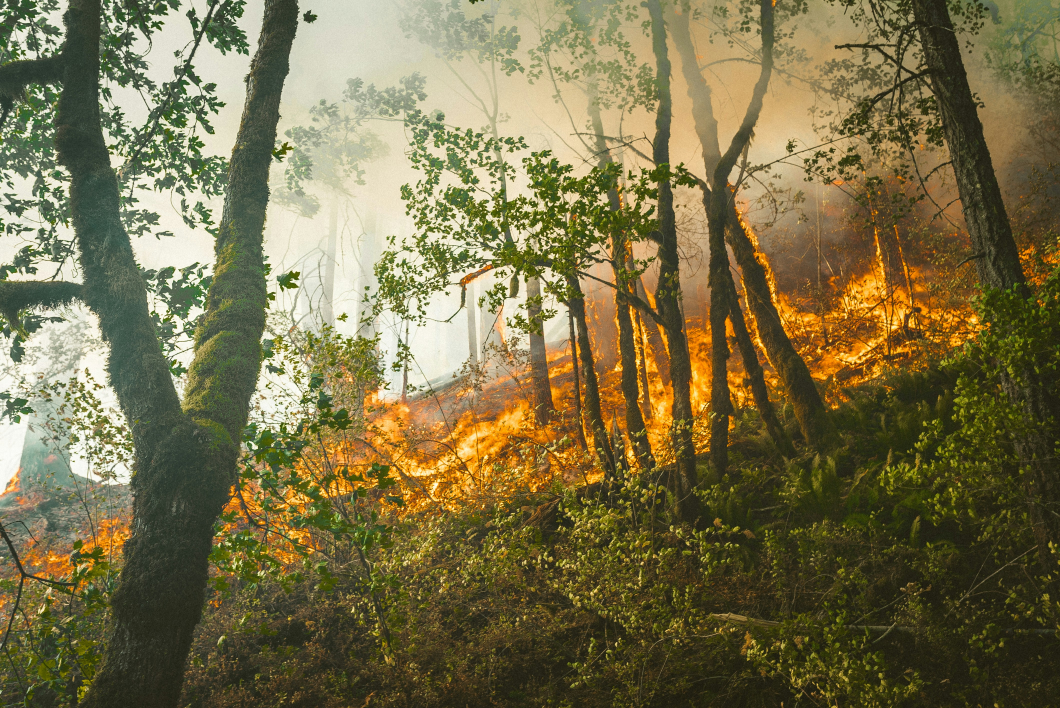
#> input picture project-showcase/fire-image.jpg, 4240 x 2832 px (shown at 1/4 size)
$ python -i thermal_threshold.py   (imports and definitions only)
#> lines starting #> are read from the running program, lines starting #| are printed output that depends on the picture; after the words box and inside, x2 and y2 are one past the last pixel; in counts of white or black regions, pixels touching at a corner belong together
# src/segmentation/thermal_threshold.py

import cv2
import numpy as np
import warnings


def thermal_to_gray(thermal_frame):
    if thermal_frame is None:
        raise ValueError("thermal_frame is None")

    if len(thermal_frame.shape) == 3:
        if thermal_frame.shape[2] >= 3:
            b = thermal_frame[:, :, 0].astype(np.float32)
            g = thermal_frame[:, :, 1].astype(np.float32)
            r = thermal_frame[:, :, 2].astype(np.float32)
            channel_delta = max(float(np.mean(np.abs(b - g))), float(np.mean(np.abs(g - r))))
            if channel_delta > 2.0:
                warnings.warn(
                    "Thermal frame appears to be color-mapped. Thresholding will use grayscale brightness, "
                    "not calibrated temperature.",
                    RuntimeWarning,
                    stacklevel=2,
                )
        return cv2.cvtColor(thermal_frame, cv2.COLOR_BGR2GRAY)

    return thermal_frame


def normalize_thermal_frame(thermal_frame):
    """
    Thermal frame'i 0-255 aralığına normalize eder.
    Hem grayscale hem renkli görüntüler için çalışır.
    """

    thermal_frame = thermal_to_gray(thermal_frame)

    thermal = thermal_frame.astype(np.float32)

    finite_mask = np.isfinite(thermal)

    if not finite_mask.any():
        return np.zeros_like(thermal_frame, dtype=np.uint8)

    valid_pixels = thermal[finite_mask]

    p2 = np.percentile(valid_pixels, 2)
    p98 = np.percentile(valid_pixels, 98)

    if p98 - p2 < 1e-6:
        return np.zeros_like(thermal_frame, dtype=np.uint8)

    thermal = np.clip(thermal, p2, p98)
    thermal = (thermal - p2) / (p98 - p2)
    thermal = (thermal * 255).astype(np.uint8)

    return thermal


def create_fire_mask_from_thermal(
    thermal_frame,
    threshold_value=210,
    min_area=150,
    kernel_size=11,
    threshold_mode="percentile",
    percentile_value=96,
    use_strong_closing=False,
    dilate_iterations=1
):
    """
    Thermal frame üzerinden yangın maskesi çıkarır.

    threshold_mode:
        "fixed"      -> raw thermal/grayscale değerinde threshold_value kullanır
        "absolute"   -> fixed ile aynı; okunabilirlik için alias
        "percentile" -> raw thermal/grayscale görüntünün üst yüzdesini alır
        "hybrid"     -> percentile eşiği ile threshold_value değerinin büyüğünü alır

    percentile_value:
        97 -> görüntünün en parlak üst %3 kısmını alır
        96 -> görüntünün en parlak üst %4 kısmını alır
        95 -> görüntünün en parlak üst %5 kısmını alır

    min_area:
        Küçük gürültü parçalarını silmek için minimum piksel alanı.

    kernel_size:
        Yangın parçalarını birleştirmek için kullanılan closing kernel boyutu.
        Parçalı görünüm varsa artır:
            7  -> hafif
            9  -> orta
            11 -> önerilen
            13 -> güçlü
            15 -> çok güçlü

    use_strong_closing:
        True olursa daha güçlü birleştirme yapar.

    dilate_iterations:
        Parçaları biraz büyütüp yakın bölgeleri birleştirir.
        0 -> genişletme yok
        1 -> önerilen
        2 -> daha güçlü ama alanı fazla büyütebilir
    """

    thermal_gray = thermal_to_gray(thermal_frame)
    thermal_raw = thermal_gray.astype(np.float32)
    finite_mask = np.isfinite(thermal_raw)
    thermal_norm = normalize_thermal_frame(thermal_gray)

    if not finite_mask.any():
        return np.zeros_like(thermal_norm, dtype=np.uint8), thermal_norm

    valid_pixels = thermal_raw[finite_mask]

    # Threshold değerini belirle
    if threshold_mode == "percentile":
        threshold_value = float(np.percentile(valid_pixels, percentile_value))

    elif threshold_mode in ("fixed", "absolute"):
        threshold_value = float(threshold_value)

    elif threshold_mode == "hybrid":
        percentile_threshold = float(np.percentile(valid_pixels, percentile_value))
        threshold_value = max(float(threshold_value), percentile_threshold)

    else:
        raise ValueError(
            "threshold_mode sadece 'fixed', 'absolute', 'percentile' veya 'hybrid' olabilir."
        )

    # Sıcak bölgeleri binary maskeye çevir
    mask = ((thermal_raw >= float(threshold_value)) & finite_mask).astype(np.uint8) * 255

    # 1) Küçük tekil gürültüleri temizle
    open_kernel = cv2.getStructuringElement(
        cv2.MORPH_ELLIPSE,
        (3, 3)
    )

    mask = cv2.morphologyEx(
        mask,
        cv2.MORPH_OPEN,
        open_kernel
    )

    pre_min_area = max(1, int(min_area) // 4)
    mask = remove_small_components(mask, pre_min_area)

    # 2) Parçalı yangın alanlarını birleştir
    if use_strong_closing:
        close_size = max(kernel_size, 15)
    else:
        close_size = kernel_size

    # Kernel boyutu tek sayı olsun
    if close_size % 2 == 0:
        close_size += 1

    close_kernel = cv2.getStructuringElement(
        cv2.MORPH_ELLIPSE,
        (close_size, close_size)
    )

    mask = cv2.morphologyEx(
        mask,
        cv2.MORPH_CLOSE,
        close_kernel
    )

    # 3) Yakın parçalar hâlâ kopuksa biraz genişlet
    if dilate_iterations > 0:
        dilate_kernel = cv2.getStructuringElement(
            cv2.MORPH_ELLIPSE,
            (5, 5)
        )

        mask = cv2.dilate(
            mask,
            dilate_kernel,
            iterations=dilate_iterations
        )

    # 4) Connected component ile küçük alanları temizle
    cleaned_mask = remove_small_components(mask, min_area)

    return cleaned_mask, thermal_norm


def remove_small_components(mask, min_area):
    num_labels, labels, stats, _ = cv2.connectedComponentsWithStats(
        mask.astype(np.uint8),
        connectivity=8
    )

    cleaned_mask = np.zeros_like(mask, dtype=np.uint8)

    for label_id in range(1, num_labels):
        area = int(stats[label_id, cv2.CC_STAT_AREA])
        if area >= int(min_area):
            cleaned_mask[labels == label_id] = 255

    return cleaned_mask

>>> import cv2
>>> picture = cv2.imread('../../project-showcase/fire-image.jpg')
#> picture is the input picture: shape (2832, 4240, 3); mean B, G, R 73.6, 112.2, 121.4
>>> result = create_fire_mask_from_thermal(picture)
#> in thermal_to_gray, `r = thermal_frame[:, :, 2].astype(np.float32)`:
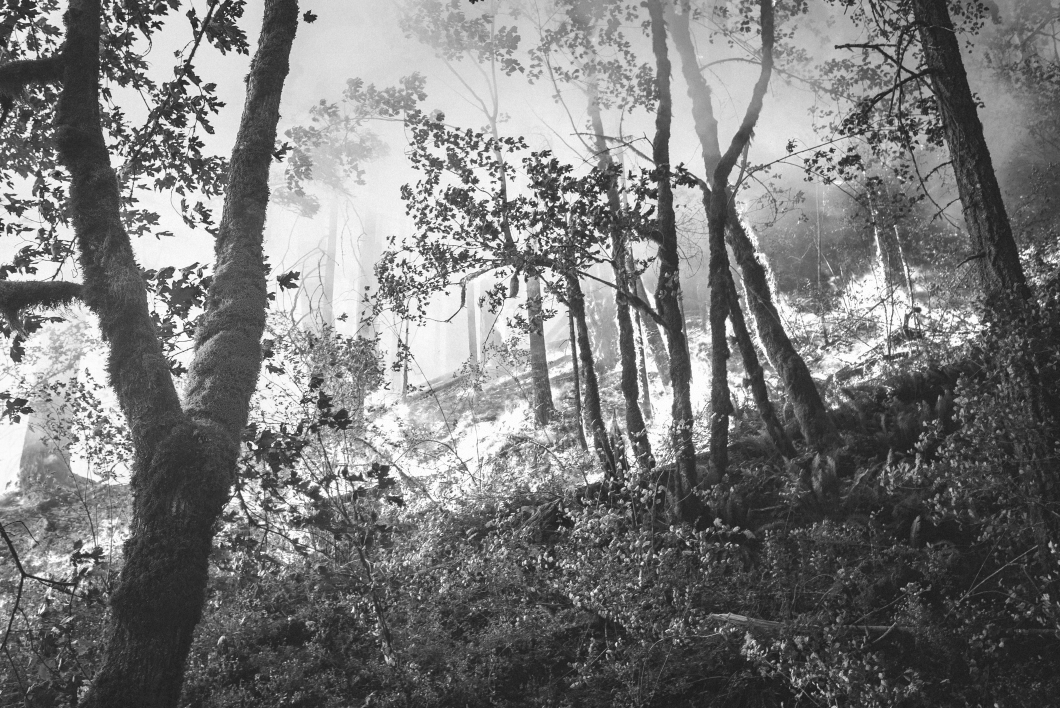
#> r: shape (2832, 4240) float32 (shown at 1/4 size); min 14, max 255, mean 121.4
#> in thermal_to_gray, `channel_delta = max(float(np.mean(np.abs(b - g))), float(np.mean(np.ab..`: channel_delta = 38.68
#> in create_fire_mask_from_thermal, `finite_mask = np.isfinite(thermal_raw)`: finite_mask: shape (2832, 4240) bool; every value is 1
#> in normalize_thermal_frame, `p2 = np.percentile(valid_pixels, 2)`: p2 = 31
#> in normalize_thermal_frame, `p98 = np.percentile(valid_pixels, 98)`: p98 = 242
#> in normalize_thermal_frame, `thermal = (thermal - p2) / (p98 - p2)`:
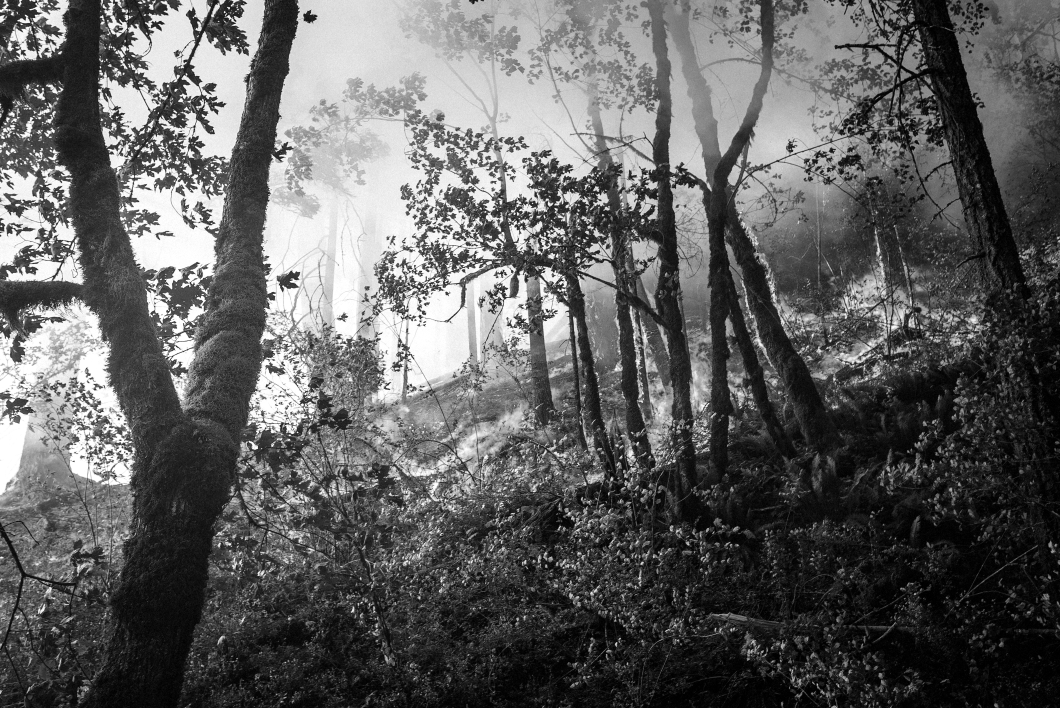
#> thermal: shape (2832, 4240) float32 (shown at 1/4 size); min 0, max 1, mean 0.377
#> in create_fire_mask_from_thermal, `threshold_value = float(np.percentile(valid_pixels, percentile_value))`: threshold_value = 236
#> in create_fire_mask_from_thermal, `mask = ((thermal_raw >= float(threshold_value)) & finite_mask).astype(..`:
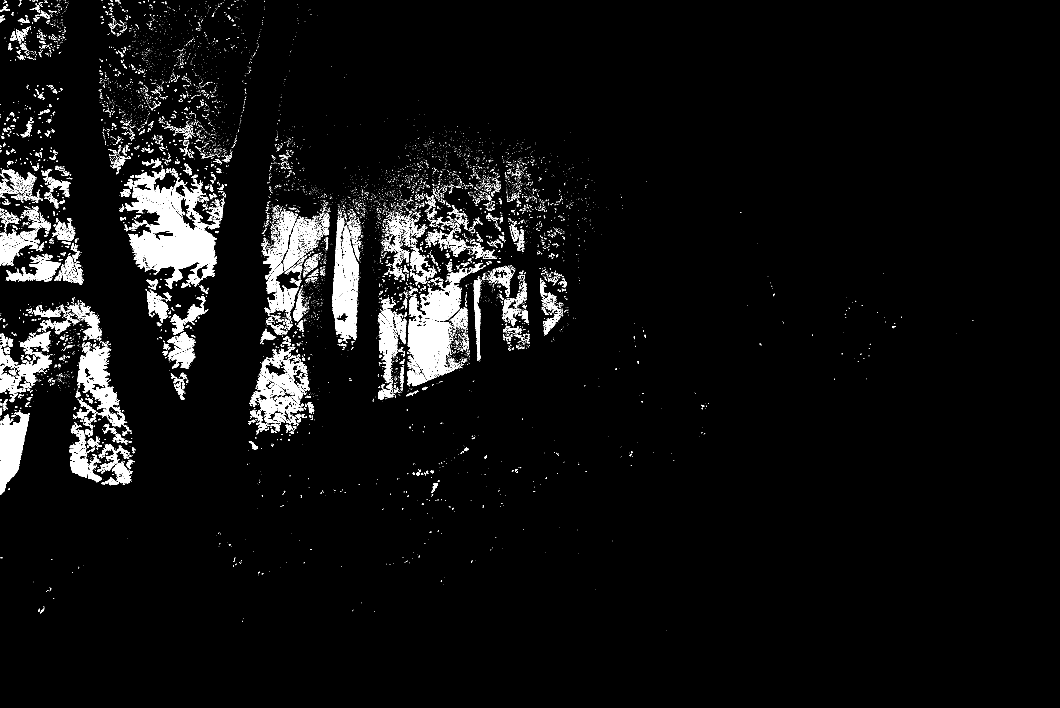
#> mask: shape (2832, 4240) (shown at 1/4 size); 4.2% white; 14817 white regions (13154 under 20 px), largest, box (x1, y1, x2, y2) and area: (502, 675, 868, 1156) 62468, (1635, 1271, 1806, 1523) 22974, (0, 1649, 117, 1979) 22226
#> in create_fire_mask_from_thermal, `mask = cv2.morphologyEx( mask, cv2.MORPH_OPEN, open_kernel )`: mask: shape (2832, 4240); 3.3% white; 4488 white regions (3078 under 20 px), largest, box (x1, y1, x2, y2) and area: (502, 794, 867, 1156) 50321, (0, 1649, 117, 1979) 22112, (1635, 1276, 1800, 1500) 20068
#> in remove_small_components, `num_labels, labels, stats, _ = cv2.connectedComponentsWithStats( mask...`:
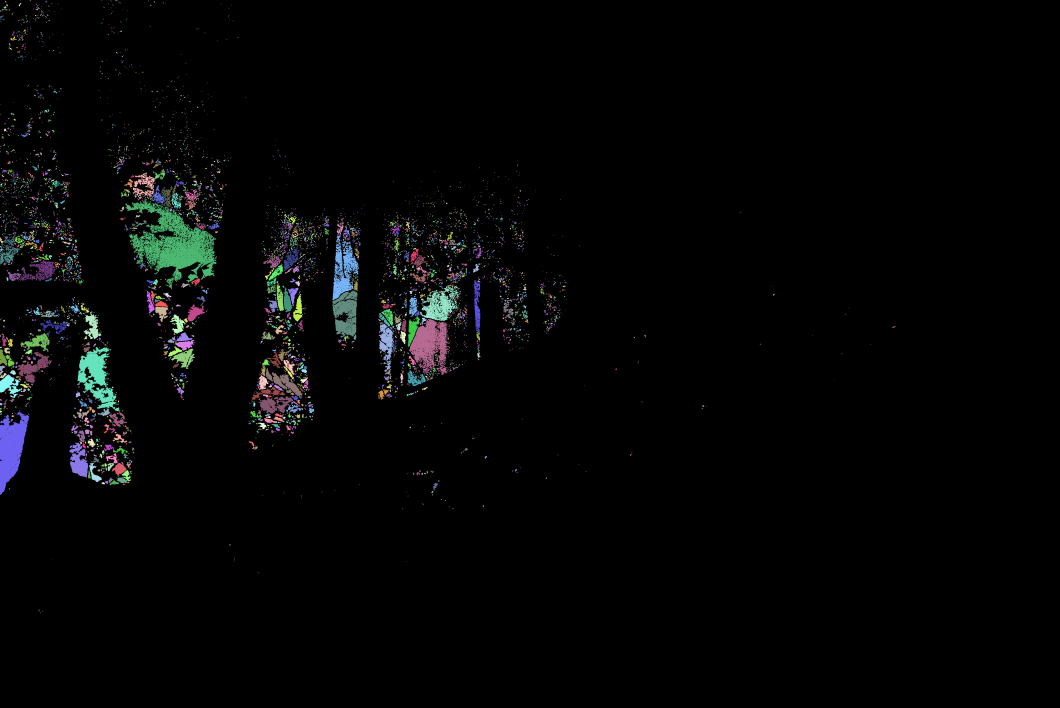
#> labels: shape (2832, 4240) int32 (shown at 1/4 size); 4489 distinct labels, from 0 to 4488; one colour per label, 0 black
#> in remove_small_components, `num_labels, labels, stats, _ = cv2.connectedComponentsWithStats( mask...`: num_labels = 4489
#> the loop in remove_small_components, `for label_id in range(1, num_labels):` made 4488 passes
#> area on passes 11, 19, 26: 23, 54, 35
#> in create_fire_mask_from_thermal, `mask = cv2.morphologyEx( mask, cv2.MORPH_CLOSE, close_kernel )`: mask: shape (2832, 4240); 3.9% white; 247 white regions (3 under 20 px), largest, box (x1, y1, x2, y2) and area: (478, 675, 867, 1156) 83015, (1513, 1137, 1837, 1600) 67014, (1001, 1344, 1257, 1725) 40156
#> in create_fire_mask_from_thermal, `mask = cv2.dilate( mask, dilate_kernel, iterations=dilate_iterations )`: mask: shape (2832, 4240); 4.8% white; 229 white regions, largest, box (x1, y1, x2, y2) and area: (476, 673, 869, 1158) 92751, (1511, 1057, 1871, 1602) 77787, (999, 1342, 1259, 1738) 47670
#> call 2 of remove_small_components, with min_area = 150
#> in remove_small_components (call 2), `num_labels, labels, stats, _ = cv2.connectedComponentsWithStats( mask...`:
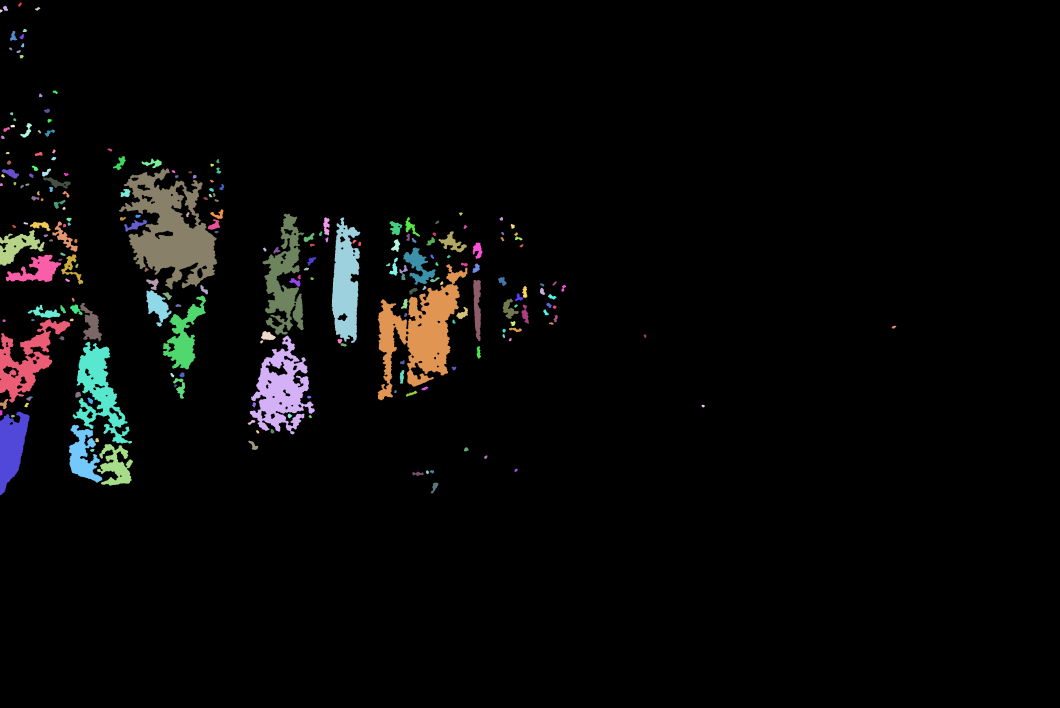
#> labels: shape (2832, 4240) int32 (shown at 1/4 size); 230 distinct labels, from 0 to 229; one colour per label, 0 black
#> in remove_small_components (call 2), `num_labels, labels, stats, _ = cv2.connectedComponentsWithStats( mask...`: num_labels = 230; stats = 230 rows, first 6: [0, 0, 4240, 2832, 11435649], [73, 10, 14, 17, 139], [12, 23, 20, 21, 276], [140, 28, 21, 15, 168], [0, 37, 11, 13, 101], [91, 115, 16, 14, 155]
#> the loop in remove_small_components (call 2), `for label_id in range(1, num_labels):` made 229 passes
#> area on passes 1 to 3: 139, 276, 168
#> after the loop in remove_small_components (call 2), `for label_id in range(1, num_labels):`:
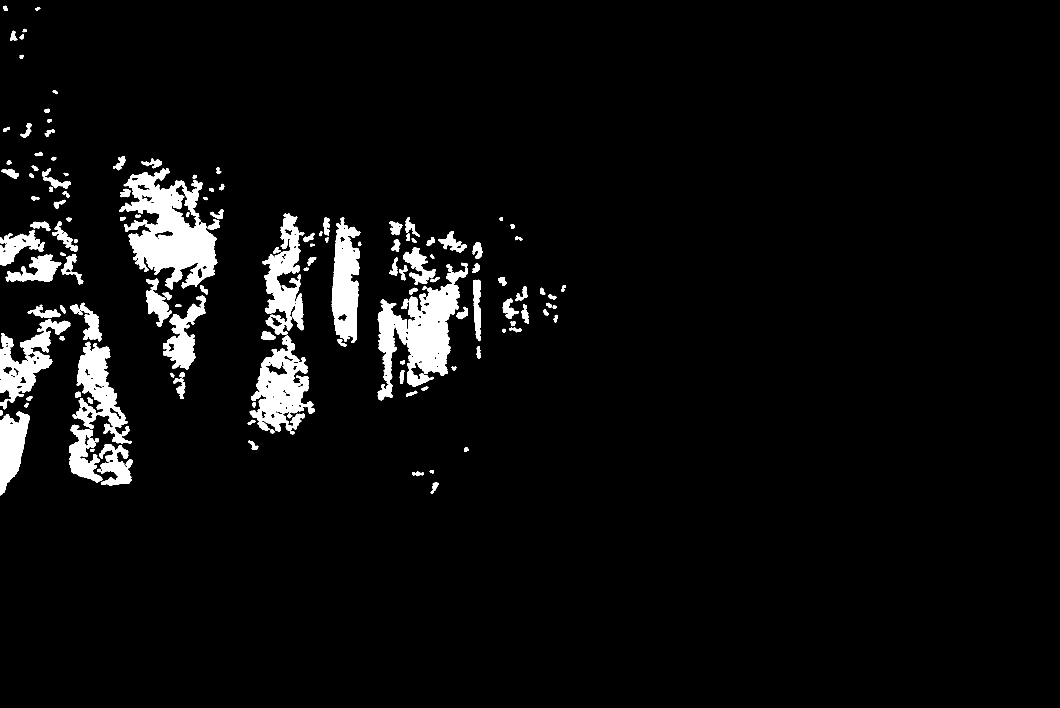
#> cleaned_mask: shape (2832, 4240) (shown at 1/4 size); 4.7% white; 148 white regions, largest, box (x1, y1, x2, y2) and area: (476, 673, 869, 1158) 92751, (1511, 1057, 1871, 1602) 77787, (999, 1342, 1259, 1738) 47670
